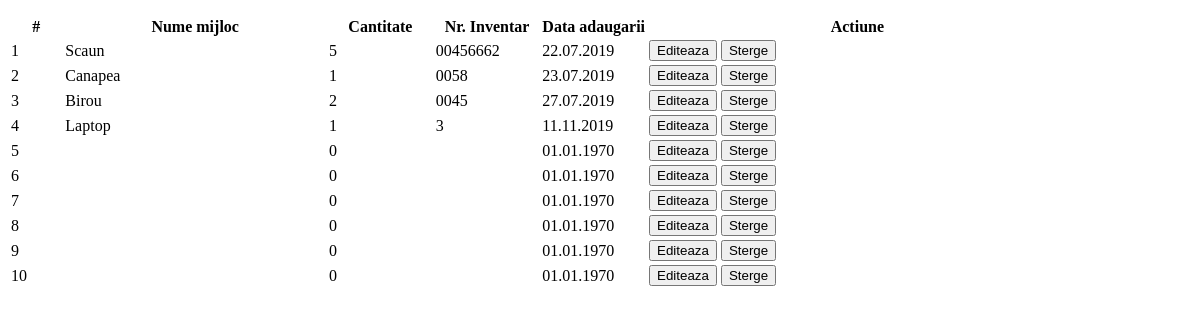
Page /app/admin/afisaremijloace.php on the committed database.
### tables this page shows
CREATE TABLE `mijloace` (
  `ID` int(255) NOT NULL,
  `nume` varchar(255) NOT NULL,
  `cantitate` int(255) NOT NULL,
  `numar_inventar` varchar(255) NOT NULL,
  `data_adaugarii` int(255) NOT NULL
);

### app/admin/afisaremijloace.php (the view, shortened to what this page needs)
<table class="table table-striped" style="margin-top: 15px;">
  <thead>
    <tr>
      <th scope="col" style="width: 5%;">#</th>
      <th scope="col" style="width: 25%;">Nume mijloc</th>
      <th scope="col" style="width: 10%;">Cantitate</th>
      <th scope="col" style="width: 10%;">Nr. Inventar</th>
      <th scope="col" style="width: 10%;">Data adaugarii</th>
      <th scope="col">Actiune</th>
    </tr>
  </thead>
  <tbody>
      <?php
      include 'db.php';
      try {
        $dbh = new PDO("mysql:host=$hostdb; dbname=$namedb", $userdb, $passdb);
        $crt = 1;
        $cautare = $_POST['cautare'];
        if($cautare == '')
        {
            $mijloc = $dbh -> query("SELECT * FROM mijloace");
        }
        elseif($cautare != '')
        {
            $mijloc = $dbh -> query("SELECT * FROM mijloace WHERE nume LIKE '%$cautare%' OR cantitate LIKE '%$cautare%' OR numar_inventar LIKE '%$cautare%' OR data_adaugarii LIKE '%$cautare%'");
        }
        foreach($mijloc as $row)
        {
            ?>
            <tr>
                <td><?php echo $crt; ?></td>
                <td><?php echo $row['nume']; ?></td>
                <td><?php echo $row['cantitate']; ?></td>
                <td><?php echo $row['numar_inventar']; ?></td>
                <td><?php echo date("d.m.Y", $row['data_adaugarii']); ?></td>
                <td data-id="<?php echo $row['ID']; ?>"><button type="button" class="btn btn-primary edit"><i class="fas fa-pencil-alt"></i> Editeaza</button> <button type="button" class="btn btn-danger delete"><i class="fas fa-trash"></i> Sterge</button></td>
            </tr>
            <?php
            $crt++;
        }
    }
    catch(PDOException $e) {
        echo $e->getMessage();
    }
      ?>
  </tbody>
</table>

### rows in the picture
mijloace: nume "Scaun", cantitate "5", numar_inventar "00456662", data_adaugarii "22.07.2019"
mijloace: nume "Canapea", cantitate "1", numar_inventar "0058", data_adaugarii "23.07.2019"
mijloace: nume "Birou", cantitate "2", numar_inventar "0045", data_adaugarii "27.07.2019"
mijloace: nume "Laptop", cantitate "1", numar_inventar "3", data_adaugarii "11.11.2019"
mijloace: cantitate "0", data_adaugarii "01.01.1970"
mijloace: cantitate "0", data_adaugarii "01.01.1970"
mijloace: cantitate "0", data_adaugarii "01.01.1970"
mijloace: cantitate "0", data_adaugarii "01.01.1970"
mijloace: cantitate "0", data_adaugarii "01.01.1970"
mijloace: cantitate "0", data_adaugarii "01.01.1970"
